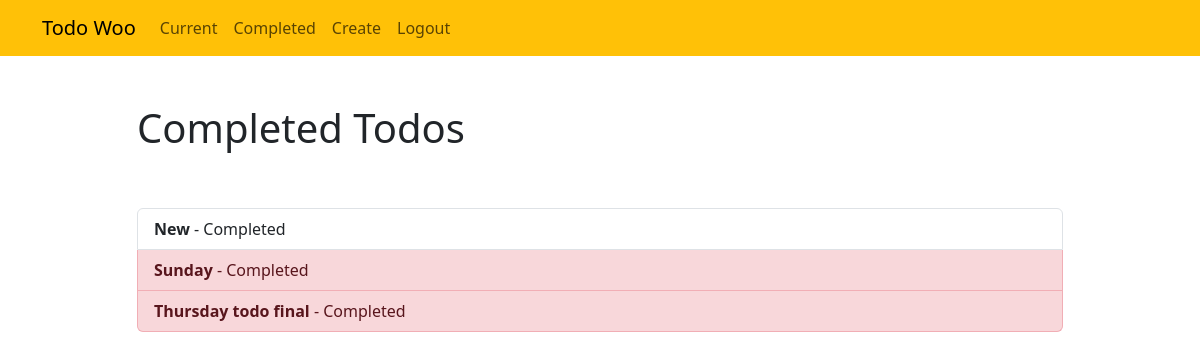
The page /completed/ (signed in) on the database its author committed.
### Todo/models.py (models this page shows, shortened)
class Todo(models.Model):
    title=models.CharField(max_length=100)
    memo=models.TextField(blank=True)
    created= models.DateTimeField(auto_now_add=True) # auto... add the specific exact time and it will ne be editable.
    datecompleted=models.DateTimeField(null=True, blank=True)
    importance=models.BooleanField(default=False)
    user=models.ForeignKey(User, on_delete=models.CASCADE)

### Todo/views.py (the view)
@login_required
def completedtodos(request):
    todos=Todo.objects.filter(user=request.user, datecompleted__isnull=False).order_by('-datecompleted')
    return render(request, 'todo/completedtodos.html', {'todos':todos})

### Todo/templates/todo/completedtodos.html
{% extends "todo/base.html" %}
{% block content %}
    <div class="row justify-content-center mt-5">
        <div class="col-md-10">
            <h1>Completed Todos</h1>
        </div>
    </div>
    <div class="row justify-content-center mt-5">
        <div class="col-md-10">
            <div class="list-group">
                {% for todo in todos %}
                    <a href="{% url 'todoview' todo.id %}" class="list-group-item list-group-item-action{% if todo.importance %} list-group-item-danger{% endif %}"><b>{{ todo.title }}</b> - Completed {{ todo.importance |date:'M j Y H:i' }}</a>
                {% endfor %}
            </div>
        </div>
    </div>
{% endblock %}

### rows shown on the page
Todo: title "New"
Todo: title "Sunday"
Todo: title "Thursday todo final"
